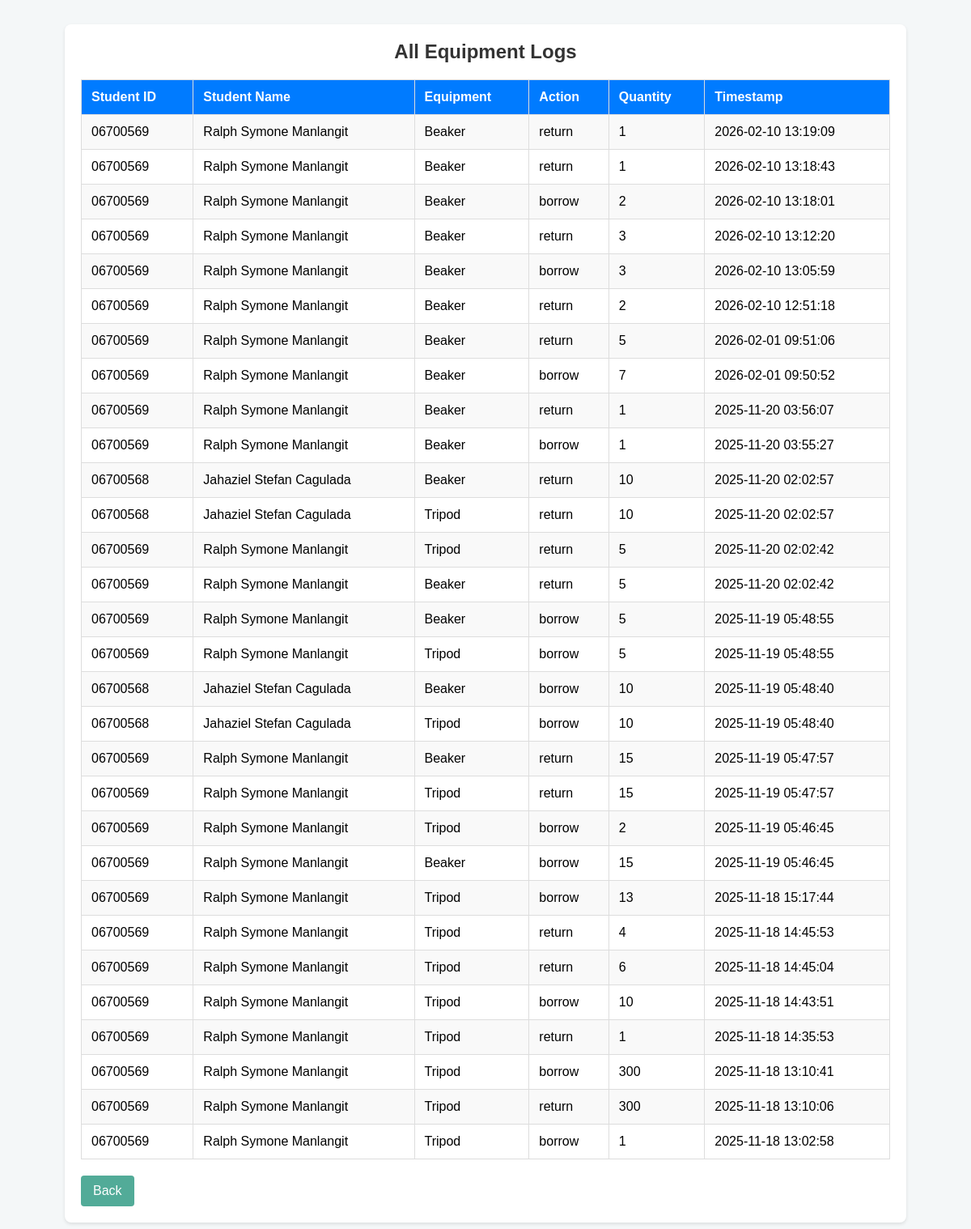
Before: /history with the older database file.
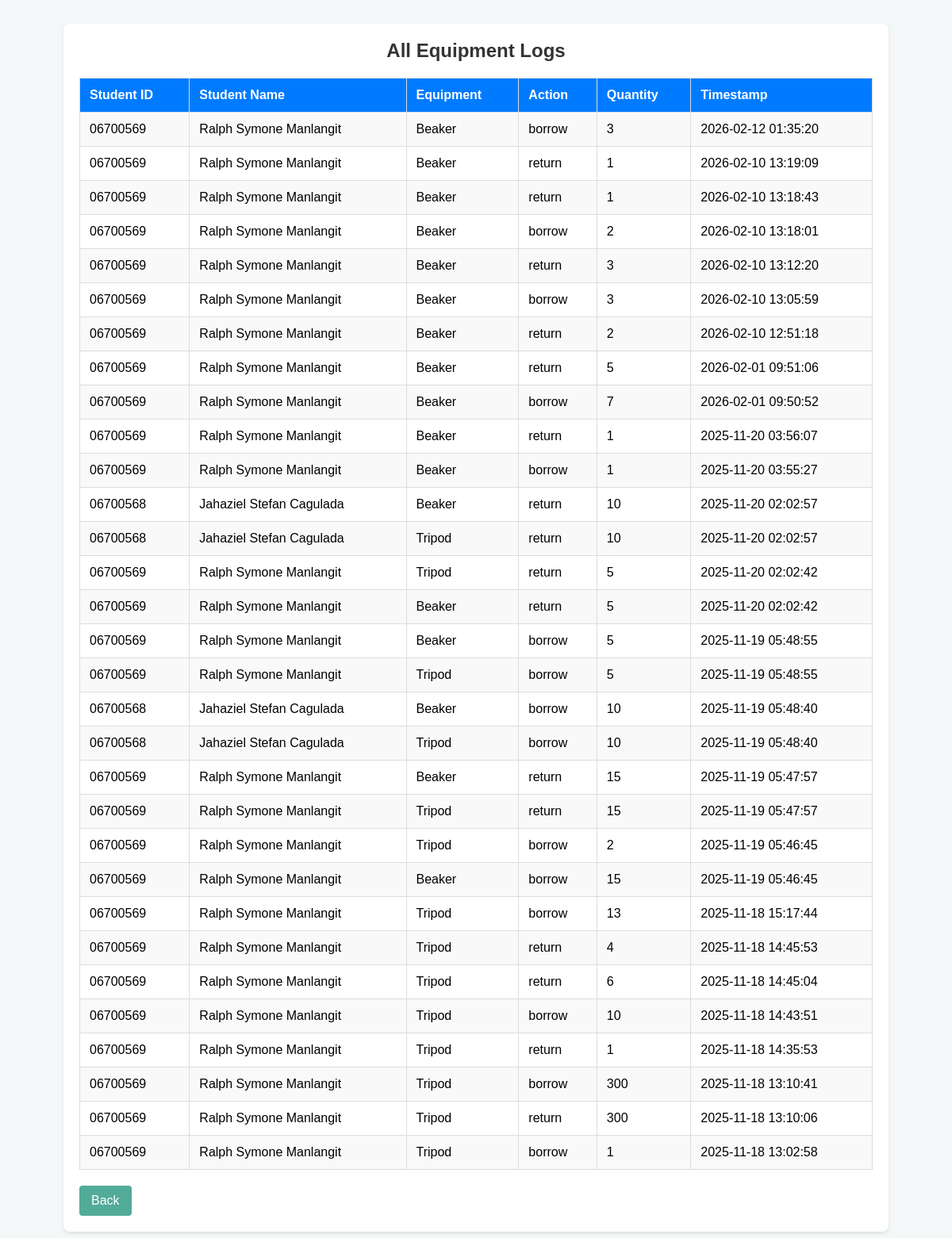
After: the same page with the newer database file.
### tables this page shows
CREATE TABLE equipment_log (
            id INTEGER PRIMARY KEY AUTOINCREMENT,
            student_id TEXT NOT NULL,
            equipment_name TEXT NOT NULL,
            action TEXT CHECK(action IN ('borrow', 'return')),
            timestamp TEXT DEFAULT CURRENT_TIMESTAMP
        , quantity INTEGER DEFAULT 1);

CREATE TABLE students (
            student_id TEXT PRIMARY KEY,
            name TEXT NOT NULL,
            course TEXT,
            year_level INTEGER, student_type TEXT DEFAULT 'college');

### CV-app/app.py (the view)
@app.route('/history')
def history():
    conn = sqlite3.connect("database.db")
    c = conn.cursor()
    c.execute("""
        SELECT el.student_id, s.name, el.equipment_name, el.action, el.quantity, el.timestamp
        FROM equipment_log el
        LEFT JOIN students s ON el.student_id = s.student_id
        ORDER BY el.timestamp DESC
    """)
    logs = c.fetchall()
    conn.close()
    return render_template('history.html', logs=logs)

### CV-app/templates/history.html (shortened to what this page needs)
<!DOCTYPE html>
<html>
<head>
    <link rel="stylesheet" href="{{ url_for('static', filename='style.css') }}">
</head>
<body>
    <div class="container">
        <h2>All Equipment Logs</h2>
        <table>
            <tr>
                <th>Student ID</th>
                <th>Student Name</th>
                <th>Equipment</th>
                <th>Action</th>
                <th>Quantity</th>
                <th>Timestamp</th>
            </tr>
            {% for row in logs %}
                <tr>
                    <td>{{ row[0] }}</td>
                    <td>{{ row[1] if row[1] else 'Unknown' }}</td>
                    <td>{{ row[2] }}</td>
                    <td>{{ row[3] }}</td>
                    <td>{{ row[4] }}</td>
                    <td>{{ row[5] }}</td>
                </tr>
            {% endfor %}
        </table>
        <a href="/" class="back-button">Back</a>
    </div>
</body>
</html>

### CV-app/static/style.css (style rules this page uses)
body { font-family: 'Segoe UI', Tahoma, Geneva, Verdana, sans-serif; background: linear-gradient(to right, #e9f1fb, #f5f9ff); margin: 0; padding: 0; }
.container { max-width: 800px; margin: 40px auto; padding: 30px 40px; background-color: #ffffff; border-radius: 14px; box-shadow: 0 6px 25px rgba(0, 0, 0, 0.08); }
h1, h2 { color: #1f3b73; text-align: center; margin-bottom: 15px; }
a.back-button { display: inline-block; margin-top: 25px; padding: 10px 18px; background-color: #52ab98; color: white; text-decoration: none; border-radius: 6px; font-weight: 500; transition: background-color 0.3s; }
table { width: 100%; border-collapse: collapse; margin-top: 20px; }
table th, table td { padding: 10px 12px; text-align: left; border: 1px solid #ddd; }
table th { background-color: #1e90ff; color: white; }
table tr:nth-child(even) { background-color: #f7f9fc; }
h2 { margin-top: 30px; text-align: center; }

### CV-app/templates/history.html (style rules this page uses)
body { font-family: Arial, sans-serif; background: #f4f7f8; margin: 0; padding: 0; }
.container { max-width: 1000px; margin: 30px auto; padding: 20px; background: white; border-radius: 8px; box-shadow: 0 2px 4px rgba(0,0,0,0.1); }
h2 { color: #333; margin-top: 0; }
table { width: 100%; border-collapse: collapse; margin-top: 20px; }
table th, table td { padding: 12px; text-align: left; border-bottom: 1px solid #ddd; }
table th { background-color: #007bff; color: white; font-weight: 600; }
table tr:nth-child(even) { background-color: #f9f9f9; }
a.back-button { display: inline-block; margin-top: 20px; padding: 10px 15px; background-color: #52ab98; color: white; text-decoration: none; border-radius: 4px; }

Changed rows visible on the page:
added equipment_log: student "06700569", name "Ralph Symone Manlangit", equipment_name "Beaker", action "borrow", quantity "3", timestamp "2026-02-12 01:35:20"
